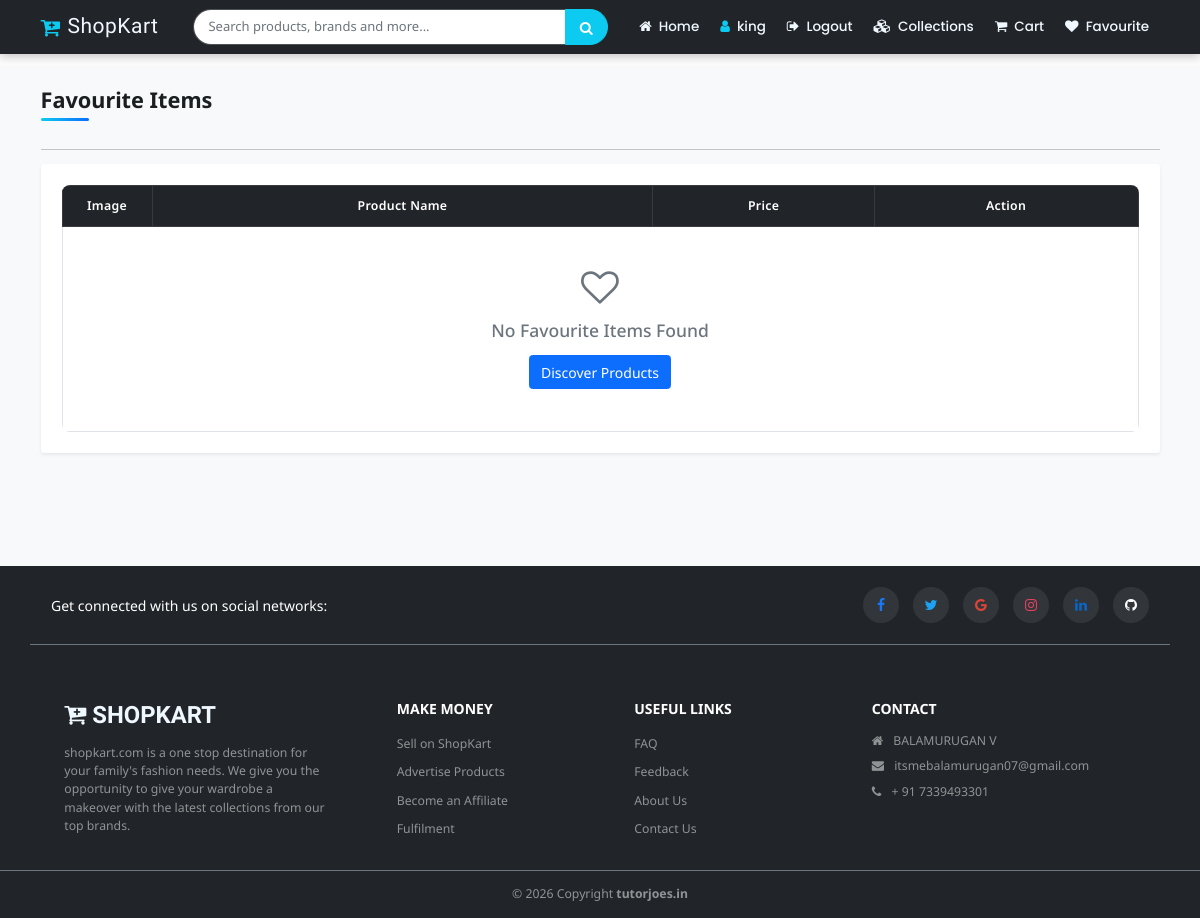
/favviewpage/ (signed in), run on an earlier commit of the app's database.
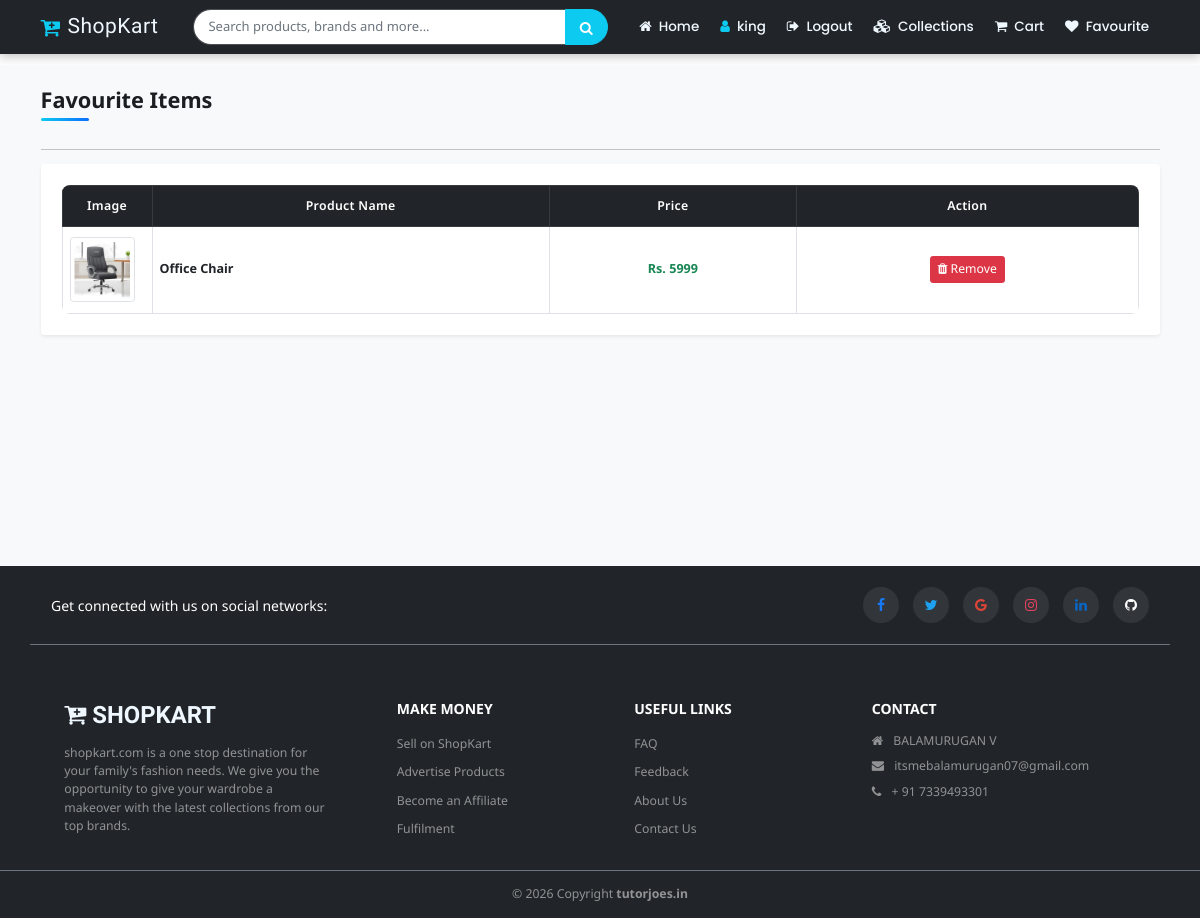
And on a later commit of the database.
### shop/models.py (models this page shows, shortened)
class Favourite(models.Model):
	user=models.ForeignKey(User,on_delete=models.CASCADE)
	product=models.ForeignKey(Product,on_delete=models.CASCADE)
	created_at=models.DateTimeField(auto_now_add=True)

class Product(models.Model):
  category=models.ForeignKey(Catagory,on_delete=models.CASCADE)
  name=models.CharField(max_length=150,null=False,blank=False)
  vendor=models.CharField(max_length=150,null=False,blank=False)
  product_image=models.ImageField(upload_to=getFileName,null=True,blank=True)
  quantity=models.IntegerField(null=False,blank=False)
  original_price=models.FloatField(null=False,blank=False)
  selling_price=models.FloatField(null=False,blank=False)
  description=models.TextField(max_length=500,null=False,blank=False)
  status=models.BooleanField(default=False,help_text="0-show,1-Hidden")
  trending=models.BooleanField(default=False,help_text="0-default,1-Trending")
  created_at=models.DateTimeField(auto_now_add=True)

### shop/views.py (the view)
# urls.py: path('favviewpage/', views.favviewpage, name="favviewpage"),
def favviewpage(request):
    if not request.user.is_authenticated:
        messages.warning(request, "Please login to view your favourites.")
        return redirect("/login/?next=/favviewpage/")
    fav = Favourite.objects.filter(user=request.user)
    return render(request, "shop/fav.html", {"fav": fav})

### shop/templates/shop/fav.html (shortened to what this page needs)
{% extends 'shop/layouts/main.html' %}
{% block content %}
<section class="bg-light py-4" style="min-height:500px;">
    <div class="container">
        <div class="row">
            <div class="col-12">
                <h4 class="mb-3 section-title">Favourite Items</h4>
                <hr style="border-color:#b8bfc2;">
            </div>
            <div class="col-12">
                <div class="card shadow-sm border-0">
                    <div class="card-body p-2 p-md-4">
                        <div class="table-responsive">
                            <table class="table table-bordered table-hover align-middle mb-0">
                                <thead class="table-dark">
                                    <tr class="text-center text-nowrap">
                                        <th style="width: 90px;">Image</th>
                                        <th>Product Name</th>
                                        <th>Price</th>
                                        <th>Action</th>
                                    </tr>
                                </thead>
                                <tbody>
                                    {% for item in fav %}
                                    <tr class="text-center">
                                        <td>
                                            {% if item.product.product_image %}
                                                <img src="{{ item.product.product_image.url }}"
                                                     class="img-thumbnail rounded"
                                                     style="width: 65px; height: 65px; object-fit: cover;"
                                                     alt="{{ item.product.name }}">
                                            {% else %}
                                                <img src="/static/images/no-image.png"
                                                     class="img-thumbnail rounded"
                                                     style="width: 65px; height: 65px; object-fit: cover;"
                                                     alt="{{ item.product.name }}">
                                            {% endif %}
                                        </td>
                                        <td class="text-start">
                                            <a href="{% url 'product_details' item.product.category.name item.product.name %}" class="fw-bold text-decoration-none text-dark">
                                                {{ item.product.name }}
                                            </a>
                                        </td>
                                        <td class="text-nowrap text-success fw-bold">
                                            Rs. {{ item.product.selling_price|stringformat:'d' }}
                                        </td>
                                        <td class="text-nowrap">
                                            <a href="{% url 'remove_fav' item.id %}"
                                               onclick="return confirm('Are you sure to remove this item?')"
                                               class="btn btn-danger btn-sm px-2 py-1">
                                                <i class="fa fa-trash"></i> Remove
                                            </a>
                                        </td>
                                    </tr>
                                    {% empty %}
                                    <tr>
                                        <td colspan="4" class="text-center py-5">
                                            <div class="text-muted">
                                                <i class="fa fa-heart-o fa-3x mb-3 text-secondary"></i>
                                                <h5>No Favourite Items Found</h5>
                                                <a href="{% url 'collections' %}" class="btn btn-primary mt-2">Discover Products</a>
                                            </div>
                                        </td>
                                    </tr>
                                    {% endfor %}
                                </tbody>
                            </table>
                        </div>
                    </div>
                </div>
            </div>
        </div>
    </div>
</section>
{% endblock content %}

### shop/templates/shop/layouts/main.html (shortened to what this page needs)
{% load static %}
<!doctype html>
<html lang="en">
<head>
  <link href="https://cdn.jsdelivr.net/npm/bootstrap@5.0.2/dist/css/bootstrap.min.css" rel="stylesheet"
>
  <link rel="stylesheet" href="https://cdnjs.cloudflare.com/ajax/libs/font-awesome/6.5.1/css/all.min.css">
  <link rel="stylesheet" href="https://cdnjs.cloudflare.com/ajax/libs/font-awesome/4.7.0/css/font-awesome.min.css">
  <link rel="stylesheet" href="{% static 'css/style.css' %}?v=2.2">
</head>
<body class="d-flex flex-column min-vh-100">
  {% include 'shop/inc/navbar.html' %}
  <main class="flex-shrink-0 main-wrapper">
    {% block content %}
    {% endblock content %}
  </main>
  {% include 'shop/inc/footer.html' %}
</body>
</html>

### shop/templates/shop/inc/navbar.html (shortened to what this page needs)
<nav class="navbar navbar-expand-lg navbar-dark bg-dark fixed-top py-2">
  <div class="container">
    <a class="navbar-brand d-flex align-items-center" href="{% url 'home' %}">
      <i class="fa fa-cart-plus me-2 text-info"></i> ShopKart
    </a>
    <div class="collapse navbar-collapse" id="navbarNavAltMarkup">
      <form class="d-flex my-2 my-lg-0 mx-lg-4 flex-grow-1 search-form" role="search" method="get" action="{% url 'collections' %}">
        <div class="input-group">
          <input class="form-control border-end-0" type="search" name="q" value="{{request.GET.q}}" placeholder="Search products, brands and more..." aria-label="Search"/>
          <button class="btn btn-info text-white px-3" type="submit"><i class="fa fa-search"></i></button>
        </div>
      </form>
      <div class="navbar-nav ms-auto align-items-lg-center">
        <a class="nav-link" href="{% url 'home' %}"><i class="fa fa-home me-1"></i> Home</a>
        {% if request.user.is_authenticated %}
          <a class="nav-link" href="#"><i class="fa fa-user me-1 text-info"></i> {{request.user}}</a>
          <a class="nav-link" href="{% url 'logout' %}"><i class="fa fa-sign-out me-1"></i> Logout</a>
        {% else %}
          <a class="nav-link" href="{% url 'login' %}"><i class="fa fa-sign-in me-1"></i> Login</a>
          <a class="nav-link" href="{% url 'register' %}"><i class="fa fa-users me-1"></i> Register</a>
        {% endif %}
        <a class="nav-link" href="{% url 'collections' %}"><i class="fa fa-cubes me-1"></i> Collections</a>
        <a class="nav-link" href="{% url 'cart' %}"><i class="fa fa-shopping-cart me-1"></i> Cart</a>
        <a class="nav-link" href="{% url 'favviewpage' %}"><i class="fa fa-heart me-1"></i> Favourite</a>
      </div>
    </div>
  </div>
</nav>

### shop/templates/shop/inc/footer.html
<footer class="text-center text-lg-start bg-dark text-white mt-auto">
  <section class="container d-flex flex-column flex-md-row justify-content-center justify-content-md-between p-3 p-md-4 align-items-center border-bottom border-secondary">
    <div class="mb-3 mb-md-0 d-none d-md-block">
      <span>Get connected with us on social networks:</span>
    </div>
    <div class="social-icons d-flex justify-content-center flex-wrap gap-3">
      <a href="#!" class="text-reset"><i class="fa fa-facebook"></i></a>
      <a href="#!" class="text-reset"><i class="fa fa-twitter"></i></a>
      <a href="#!" class="text-reset"><i class="fa fa-google"></i></a>
      <a href="#!" class="text-reset"><i class="fa fa-instagram"></i></a>
      <a href="#!" class="text-reset"><i class="fa fa-linkedin"></i></a>
      <a href="#!" class="text-reset"><i class="fa fa-github"></i></a>
    </div>
  </section>
  <section class="py-4">
    <div class="container text-center text-md-start">
      <div class="row mt-3 g-4">
        <div class="col-12 col-md-6 col-lg-3 mx-auto">
          <h6 class="shop-logo text-uppercase fw-bold mb-3"><i class="fa fa-cart-plus"></i> ShopKart</h6>
          <p class="small text-white-50">
            shopkart.com is a one stop destination for your family's fashion needs.
            We give you the opportunity to give your wardrobe a makeover with the latest collections from our top brands.
          </p>
        </div>
        <div class="col-6 col-md-3 col-lg-2 mx-auto">
          <h6 class="text-uppercase fw-bold mb-3 fs-6">Make Money</h6>
          <p class="mb-2"><a href="#!" class="text-white-50 text-decoration-none small">Sell on ShopKart</a></p>
          <p class="mb-2"><a href="#!" class="text-white-50 text-decoration-none small">Advertise Products</a></p>
          <p class="mb-2"><a href="#!" class="text-white-50 text-decoration-none small">Become an Affiliate</a></p>
          <p class="mb-2"><a href="#!" class="text-white-50 text-decoration-none small">Fulfilment</a></p>
        </div>
        <div class="col-6 col-md-3 col-lg-2 mx-auto">
          <h6 class="text-uppercase fw-bold mb-3 fs-6">Useful Links</h6>
          <p class="mb-2"><a href="#!" class="text-white-50 text-decoration-none small">FAQ</a></p>
          <p class="mb-2"><a href="#!" class="text-white-50 text-decoration-none small">Feedback</a></p>
          <p class="mb-2"><a href="#!" class="text-white-50 text-decoration-none small">About Us</a></p>
          <p class="mb-2"><a href="#!" class="text-white-50 text-decoration-none small">Contact Us</a></p>
        </div>
        <div class="col-12 col-md-6 col-lg-3 mx-auto">
          <h6 class="text-uppercase fw-bold mb-3 fs-6">Contact</h6>
          <p class="text-white-50 small mb-2"><i class="fa fa-home me-2"></i> BALAMURUGAN V</p>
          <p class="text-white-50 small mb-2 text-break"><i class="fa fa-envelope me-2"></i> itsmebalamurugan07@gmail.com</p>
          <p class="text-white-50 small mb-2"><i class="fa fa-phone me-2"></i> + 91 7339493301</p>
        </div>
      </div>
    </div>
  </section>
  <div class="text-center p-3 text-white-50 border-top border-secondary small">
    &copy; 2026 Copyright <a class="text-reset fw-bold text-decoration-none" href="https://tutorjoes.in/">tutorjoes.in</a>
  </div>
</footer>

### static/css/style.css (style rules this page uses)
*, *::before, *::after { box-sizing: border-box; }
html { font-size: 14px; scroll-behavior: smooth; -webkit-text-size-adjust: 100%; }
body { font-family: 'Noto Sans', -apple-system, BlinkMacSystemFont, "Segoe UI", Roboto, sans-serif; padding-top: 66px; overflow-x: hidden; width: 100%; color: #212529; background-color: #fdfdfd; }
a { text-decoration: none; transition: color 0.2s ease, opacity 0.2s ease; }
img { max-width: 100%; height: auto; display: block; }
.main-wrapper { min-height: calc(100vh - 66px - 260px); }
.section-title { font-weight: 700; color: #1a1e21; font-size: clamp(1.2rem, 2.2vw, 1.55rem); position: relative; display: inline-block; padding-bottom: 8px; margin-bottom: 0.5rem; }
.section-title::after { content: ''; position: absolute; bottom: 0; left: 0; width: 48px; height: 3px; background: linear-gradient(90deg, #0dcaf0, #0d6efd); border-radius: 2px; }
.navbar { box-shadow: 0 2px 10px rgba(0, 0, 0, 0.25); transition: all 0.3s ease; z-index: 1030; }
.navbar-brand { color: aliceblue !important; transition: 0.3s; font-family: "Gravitas One", serif; font-weight: 400; font-size: clamp(1.2rem, 2vw, 1.5rem); letter-spacing: 0.5px; }
.nav-link { font-family: 'Poppins', sans-serif; font-size: 13.5px; font-weight: 500; color: aliceblue !important; transition: all 0.25s ease; padding: 0.5rem 0.75rem !important; border-radius: 6px; white-space: nowrap; }
.search-form { width: 100%; max-width: 520px; }
.search-form .form-control { border-radius: 20px 0 0 20px; font-size: 13px; padding: 0.45rem 1rem; background-color: #ffffff; border: 1px solid rgba(255, 255, 255, 0.2); }
.search-form .btn { border-radius: 0 20px 20px 0; padding: 0.45rem 1rem; font-weight: 600; }
.table-responsive { border-radius: 8px; overflow-x: auto; -webkit-overflow-scrolling: touch; }
.table th { font-size: 0.88rem; font-weight: 600; letter-spacing: 0.3px; padding: 0.75rem 0.5rem; }
.table td { padding: 0.75rem 0.5rem; font-size: 0.9rem; }
.shop-logo { color: aliceblue; transition: 0.3s; font-family: "Gravitas One", serif; font-weight: 400; font-size: clamp(1.3rem, 2.5vw, 1.7rem); }
.social-icons a { display: inline-flex; align-items: center; justify-content: center; width: 36px; height: 36px; border-radius: 50%; background-color: rgba(255, 255, 255, 0.08); transition: transform 0.25s ease, background-color 0.25s ease; }
.fa-facebook { color: #1877F2; }
.fa-twitter { color: #1DA1F2; }
.fa-google { color: #DB4437; }
.fa-instagram { color: #E4405F; }
.fa-linkedin { color: #0A66C2; }
.fa-github { color: #ffffff; }

What changed in the data, as far as the page shows it:
added Favourite: product.product_image (picture), product.name "Office Chair", product.selling_price "5999"
Also different on the page:
text no longer shown: "No Favourite Items Found Discover Products"
